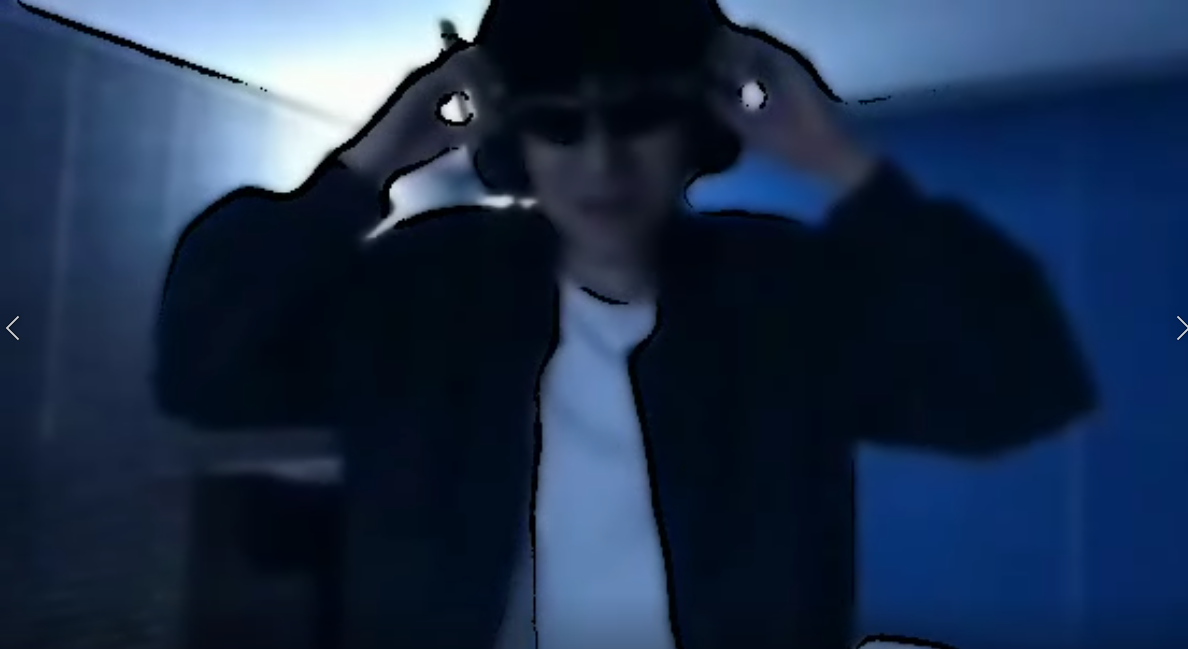
#> input picture image/basic.png, 1188 x 649 px, given in place of video.mp4, which was not available
$ python sobel_test.py   (older library calls are emulated)
#> lines starting #> are read from the running program, lines starting #| are printed output that depends on the picture; after the words box and inside, x2 and y2 are one past the last pixel; in counts of white or black regions, pixels touching at a corner belong together; pictures that were not available may be replaced by others from this repository, and a replacement may not be noted
import cv2
import numpy as np

# 비디오를 불러오기 위한 준비
cap = cv2.VideoCapture('video.mp4')  # 'video.mp4'를 원하는 비디오 파일 경로로 변경해주세요.

while cap.isOpened():
    ret, frame = cap.read()
#> frame is the input picture: shape (649, 1188, 3); mean B, G, R 73.4, 46.6, 28.9
    if not ret:
        break

    # 이미지를 그레이스케일로 변환
    gray = cv2.cvtColor(frame, cv2.COLOR_BGR2GRAY)
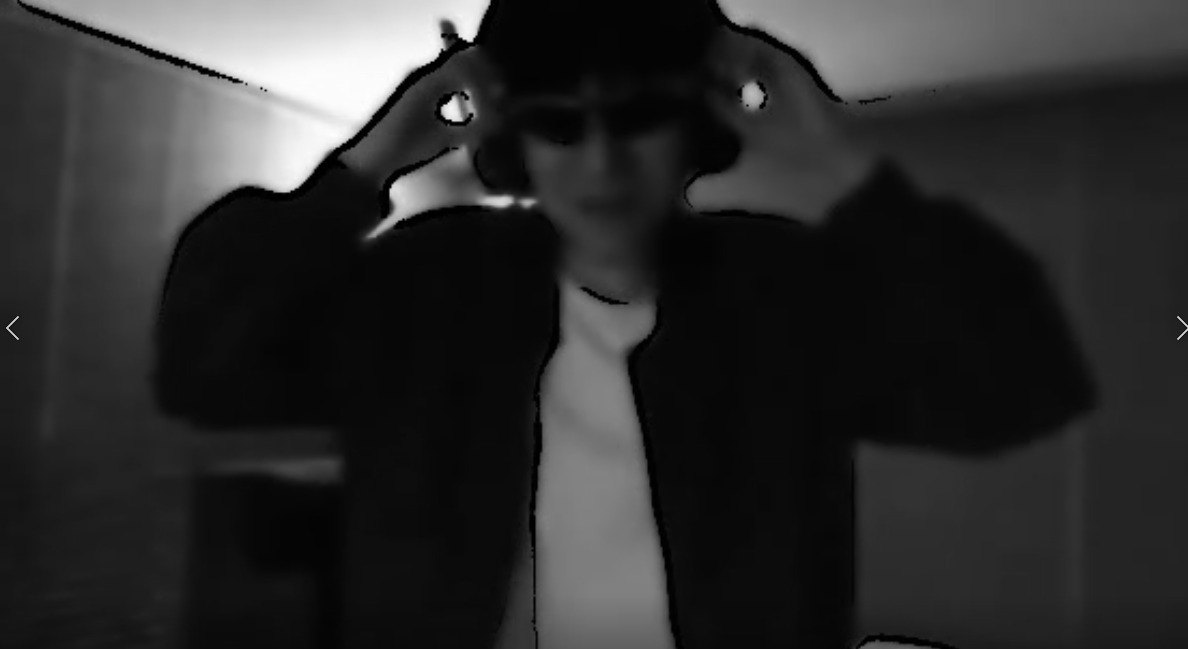
#> gray: shape (649, 1188); min 0, max 254, mean 44.3

    # 중간값 블러를 적용하여 노이즈를 줄임
    gray = cv2.medianBlur(gray, 5)

    # Sobel 연산자를 사용하여 x, y 방향의 에지 검출
    sobelx = cv2.Sobel(gray, cv2.CV_64F, 1, 0, ksize=5)
    sobely = cv2.Sobel(gray, cv2.CV_64F, 0, 1, ksize=5)
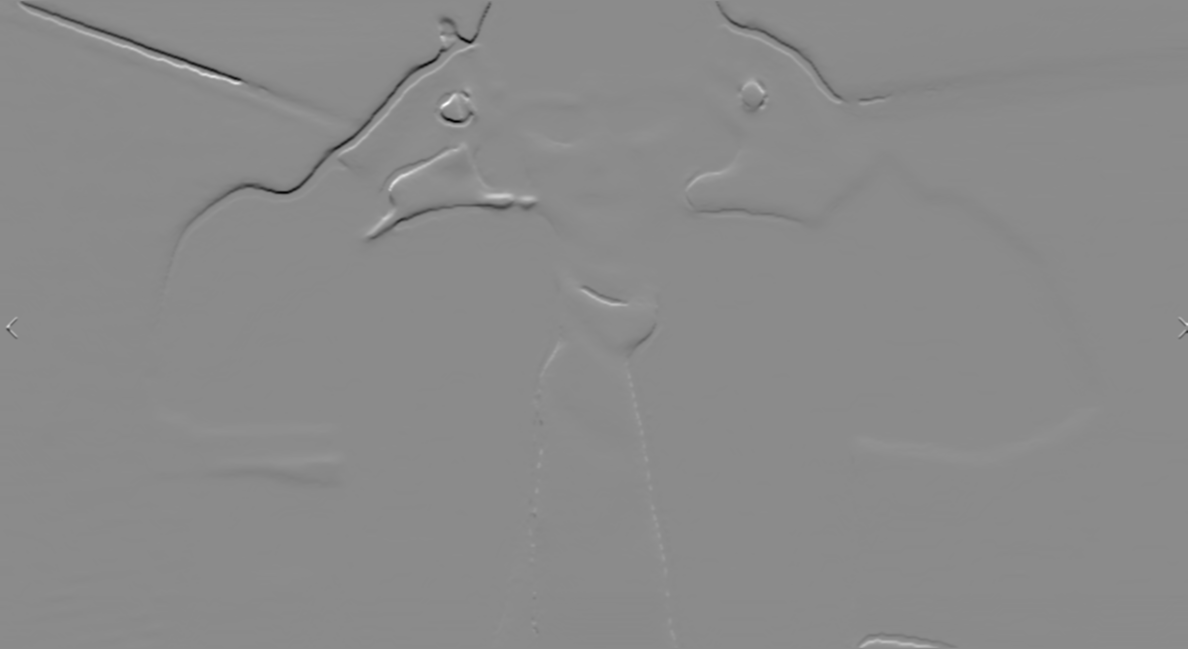
#> sobely: shape (649, 1188) float64; min -9265, max 7715, mean -17.8; drawn with min black and max white

    # Sobel 마그니튜드를 계산
    sobelMagnitude = np.sqrt(sobelx**2 + sobely**2)
    # Normalize and convert to uint8
    sobelMagnitude = cv2.convertScaleAbs(sobelMagnitude)
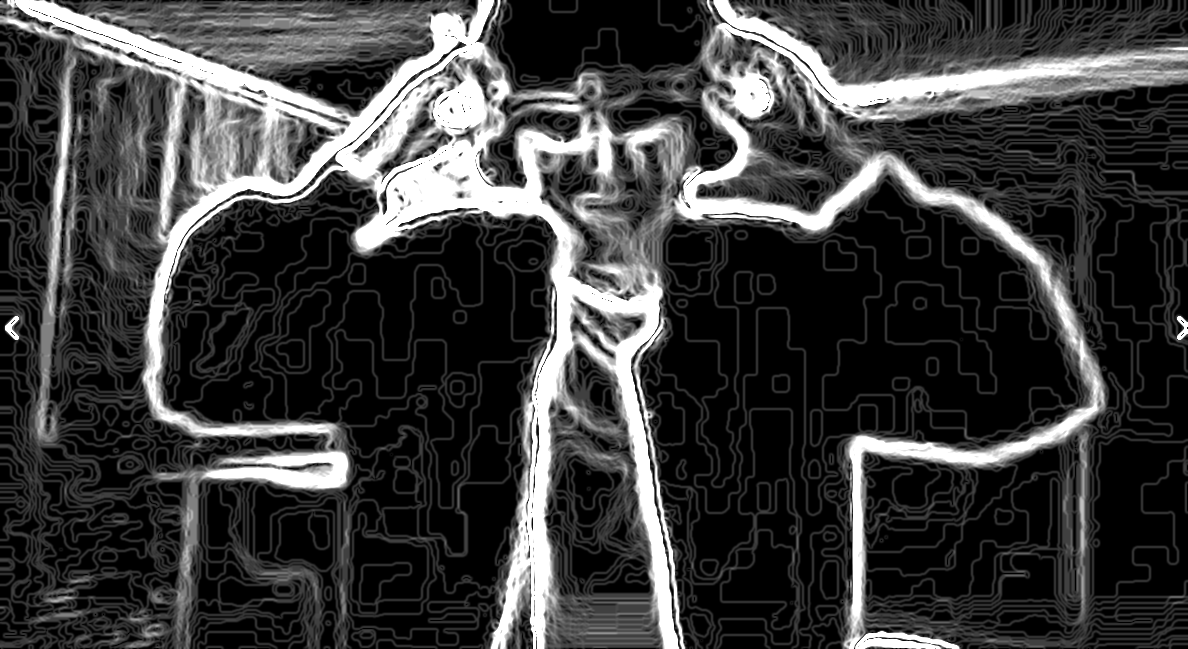
#> sobelMagnitude: shape (649, 1188); min 0, max 255, mean 61.2

    # 임계값을 적용하여 에지를 이진화
    _, edges = cv2.threshold(sobelMagnitude, 100, 255, cv2.THRESH_BINARY)
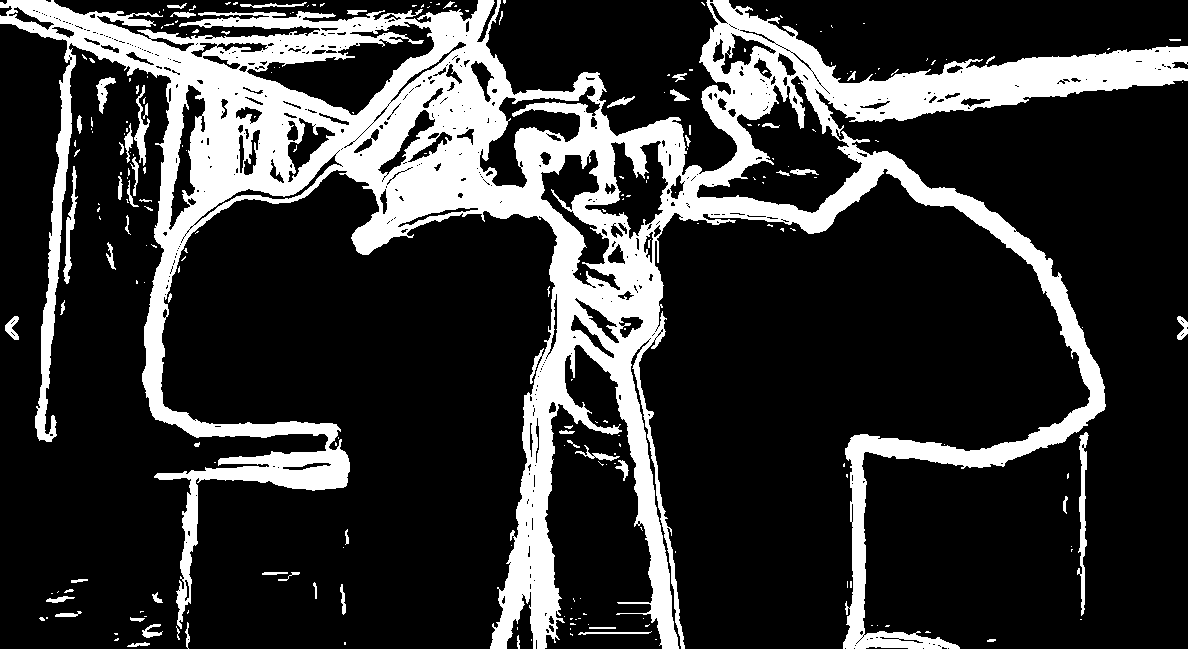
#> edges: shape (649, 1188); 21.1% white; 238 white regions (175 under 20 px), largest, box (x1, y1, x2, y2) and area: (0, 0, 1188, 649) 155883, (1077, 432, 1089, 616) 897, (63, 166, 78, 284) 538

    # 바이레터럴 필터를 적용하여 컬러 이미지를 준비
    color = cv2.bilateralFilter(frame, 9, 300, 300)

    # 컬러 이미지와 에지 마스크를 결합
    cartoon = cv2.bitwise_and(color, color, mask=edges)
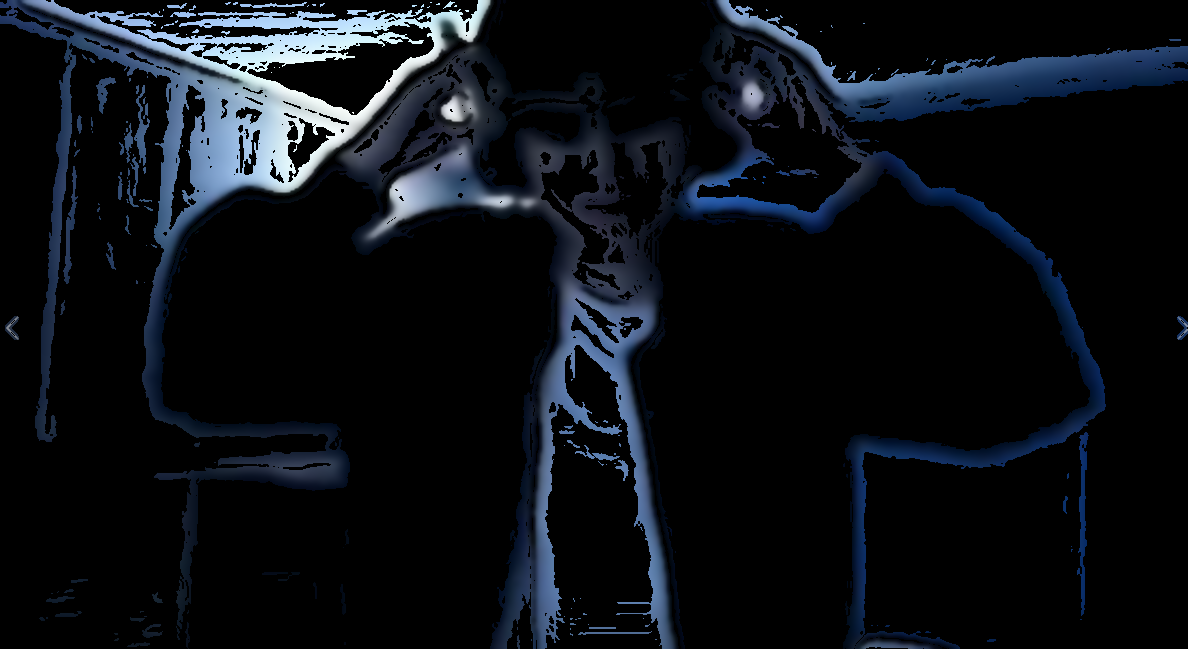
#> cartoon: shape (649, 1188, 3); mean B, G, R 21.5, 16.1, 12.4

    # 결과를 표시
    cv2.imshow('Cartoon', cartoon)

    if cv2.waitKey(1) & 0xFF == ord('q'):
#> (key q is pressed here)
        break

cap.release()
cv2.destroyAllWindows()

$ run again, on image/no-sunglasses.png
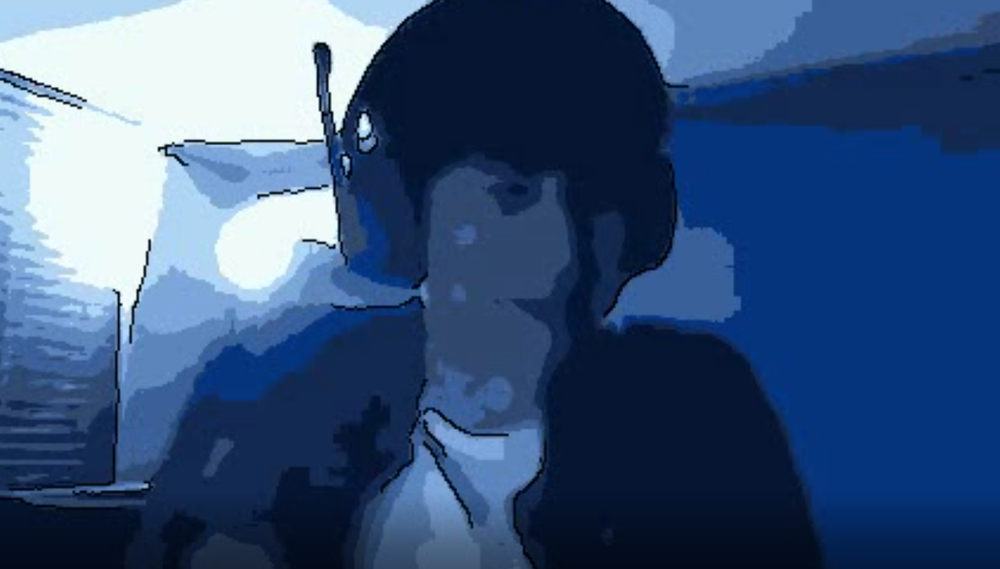
#> input picture image/no-sunglasses.png, 1000 x 569 px, shrunk from 1452 x 826 before the run, given in place of video.mp4, which was not available
#> frame is the input picture: shape (569, 1000, 3); mean B, G, R 124, 84.4, 56.9
#> `_, edges = cv2.threshold(sobelMagnitude, 100, 255, cv2.THRESH_BINARY)`:
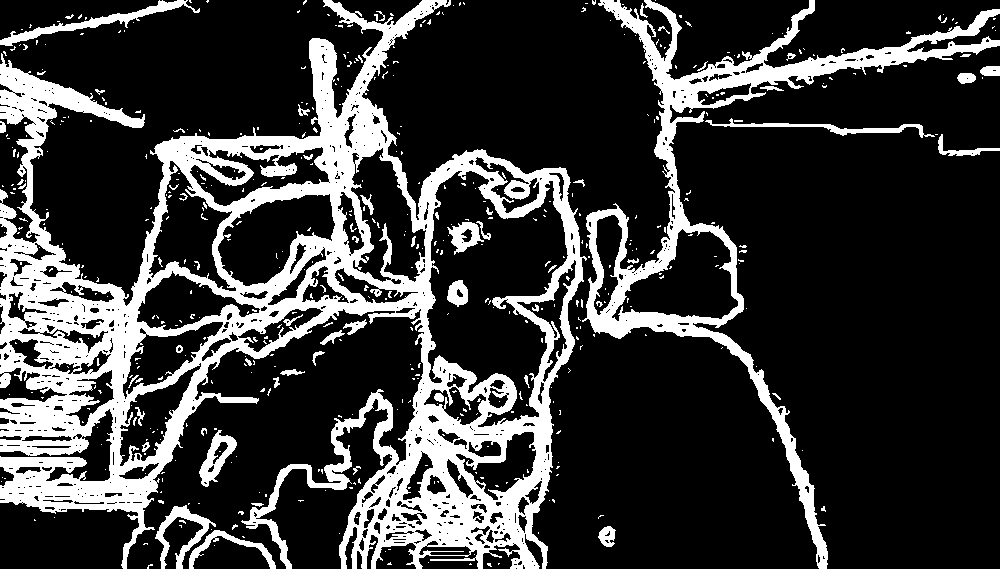
#> edges: shape (569, 1000); 22.4% white; 503 white regions (440 under 20 px), largest, box (x1, y1, x2, y2) and area: (0, 0, 587, 569) 95410, (582, 0, 1000, 569) 20753, (0, 0, 200, 46) 1495
#> `cartoon = cv2.bitwise_and(color, color, mask=edges)`:
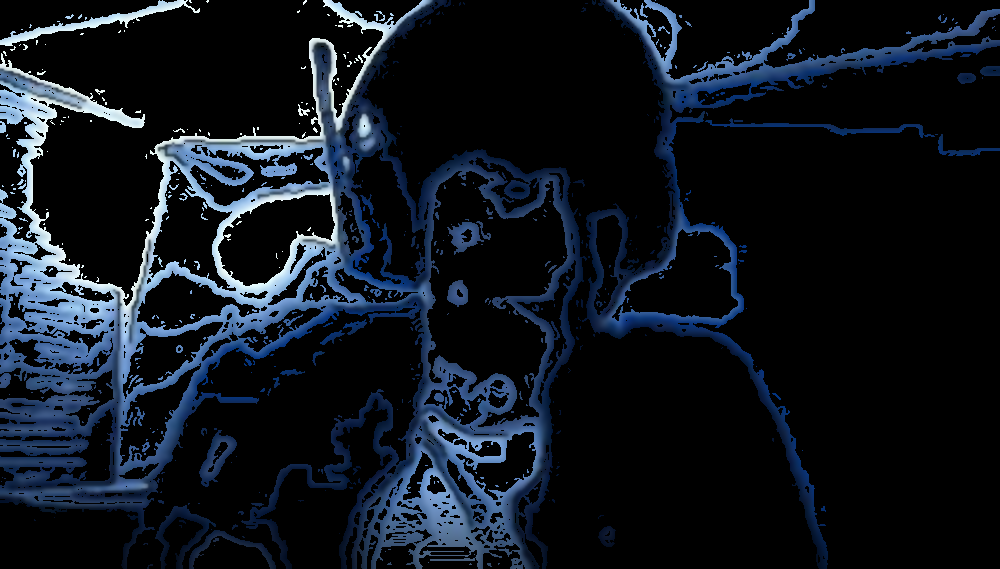
#> cartoon: shape (569, 1000, 3); mean B, G, R 30.5, 21.7, 15.4

$ run again, on image/sobel.png
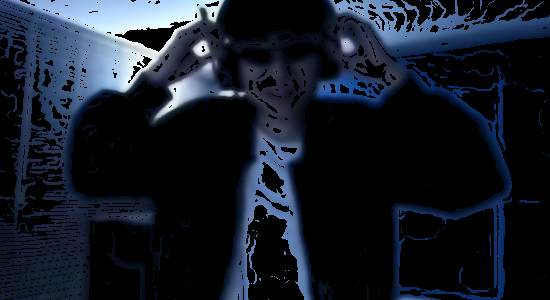
#> input picture image/sobel.png, 550 x 300 px, given in place of video.mp4, which was not available
#> frame is the input picture: shape (300, 550, 3); mean B, G, R 40.5, 28.9, 21.9
#> `_, edges = cv2.threshold(sobelMagnitude, 100, 255, cv2.THRESH_BINARY)`:
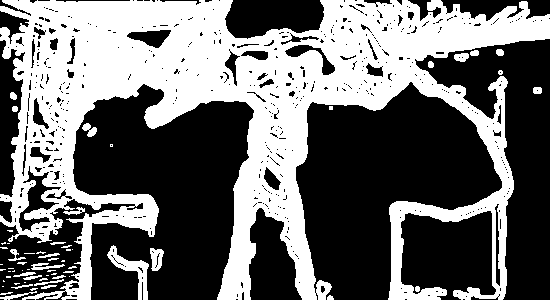
#> edges: shape (300, 550); 42.4% white; 61 white regions (33 under 20 px), largest, box (x1, y1, x2, y2) and area: (0, 0, 550, 300) 67524, (107, 245, 149, 300) 682, (150, 248, 164, 271) 219
#> `cartoon = cv2.bitwise_and(color, color, mask=edges)`:
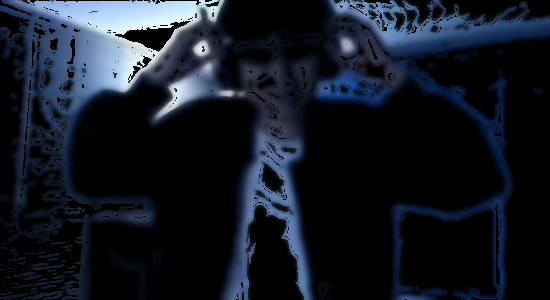
#> cartoon: shape (300, 550, 3); mean B, G, R 36.6, 26.5, 20.3

$ run again, on image/sunglasses.png
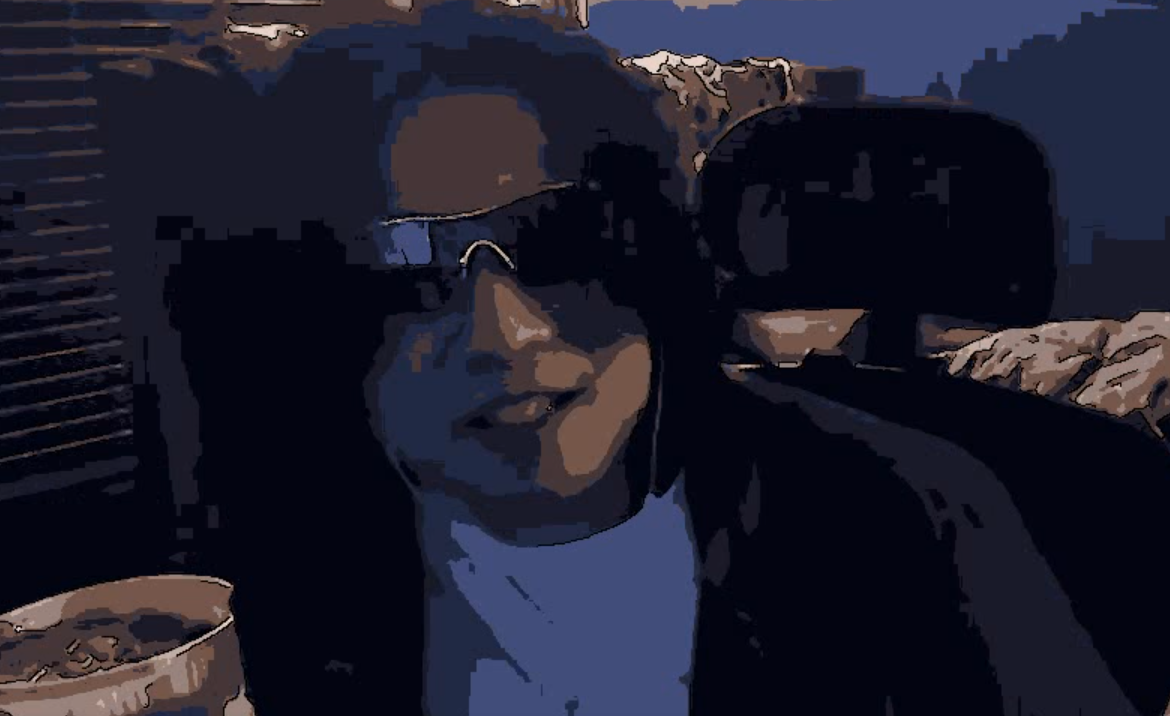
#> input picture image/sunglasses.png, 1170 x 716 px, given in place of video.mp4, which was not available
#> frame is the input picture: shape (716, 1170, 3); mean B, G, R 44.6, 29.4, 29.7
#> `_, edges = cv2.threshold(sobelMagnitude, 100, 255, cv2.THRESH_BINARY)`:
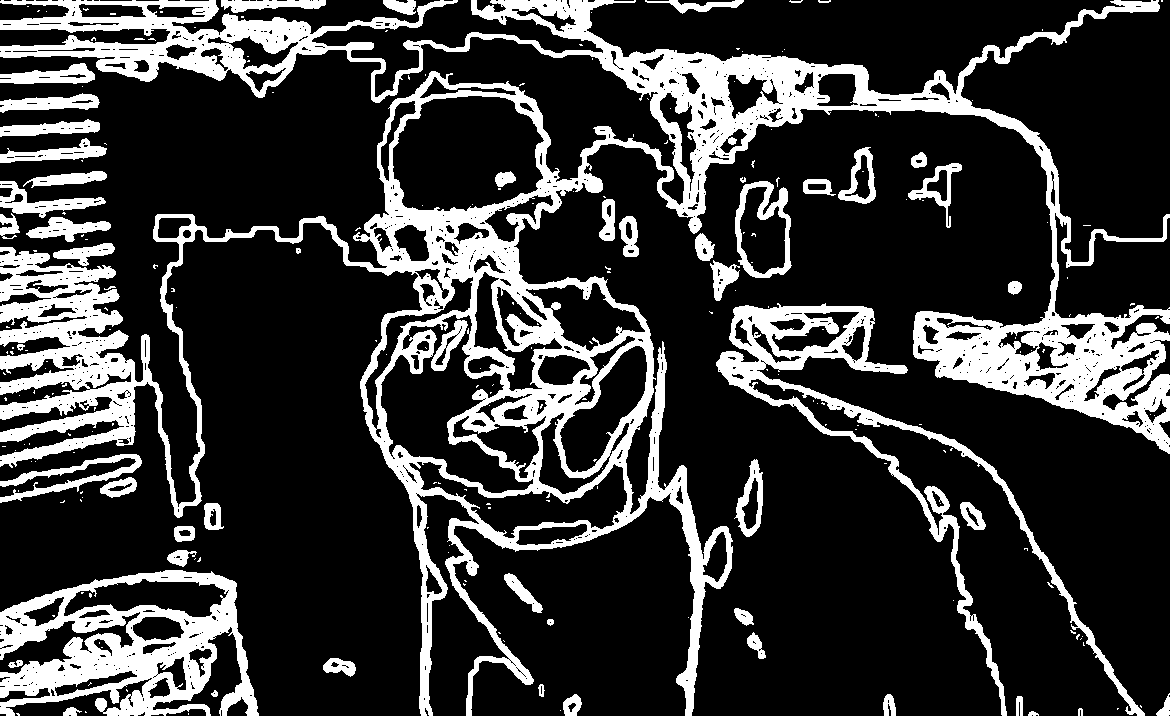
#> edges: shape (716, 1170); 21.8% white; 236 white regions (181 under 20 px), largest, box (x1, y1, x2, y2) and area: (0, 0, 1170, 716) 126353, (0, 570, 259, 716) 17901, (716, 303, 1145, 716) 13967
#> `cartoon = cv2.bitwise_and(color, color, mask=edges)`:
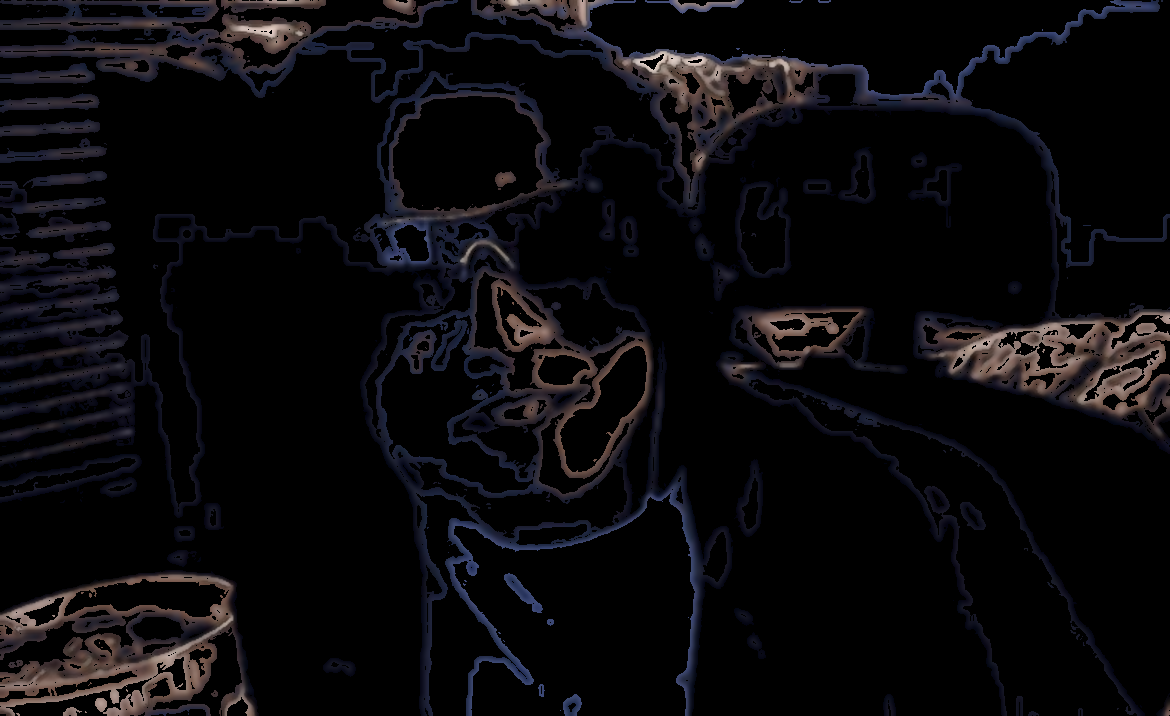
#> cartoon: shape (716, 1170, 3); mean B, G, R 11.7, 9.5, 10.6
